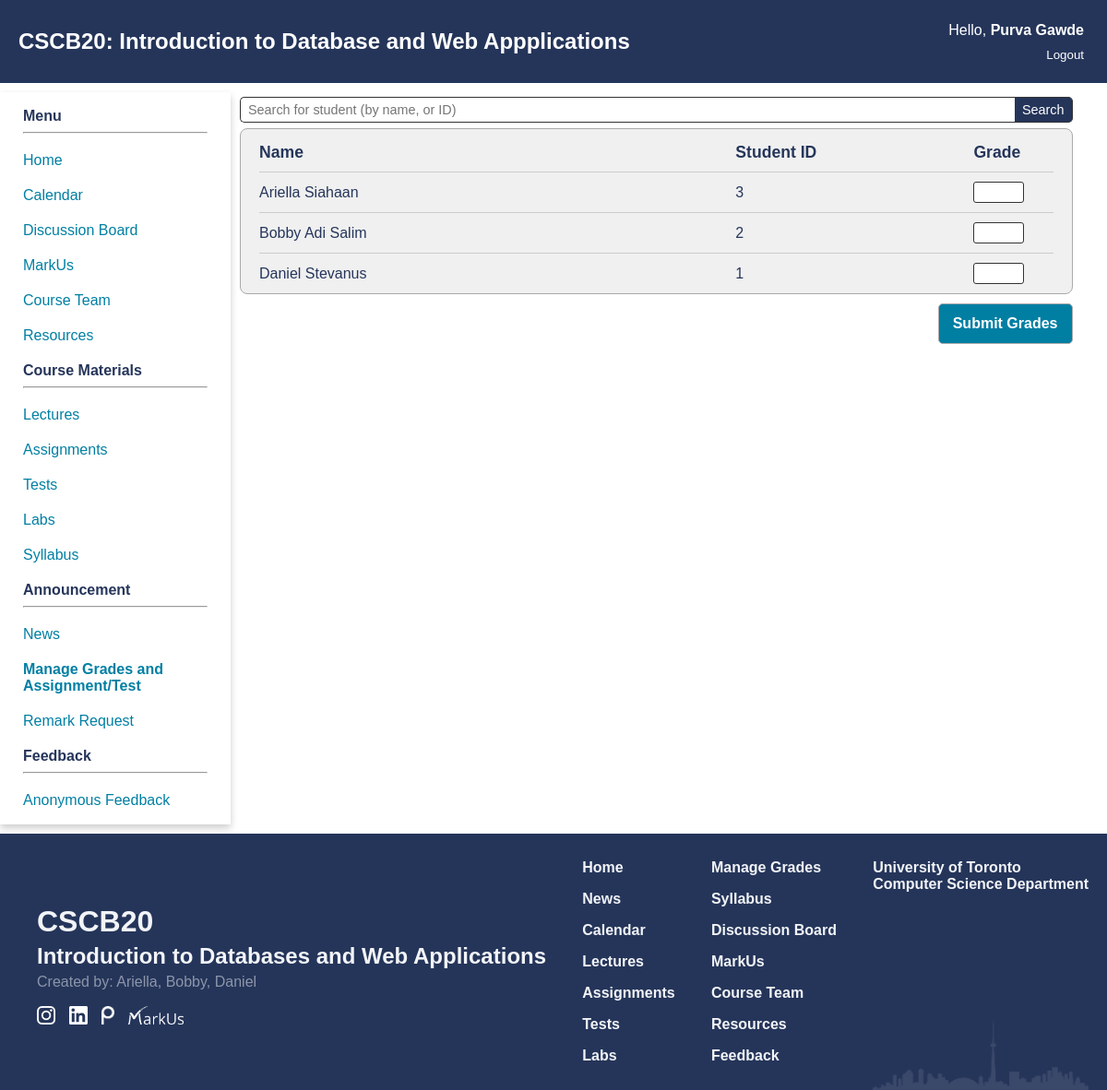
Page /grades/2 (signed in) on the earlier database version.
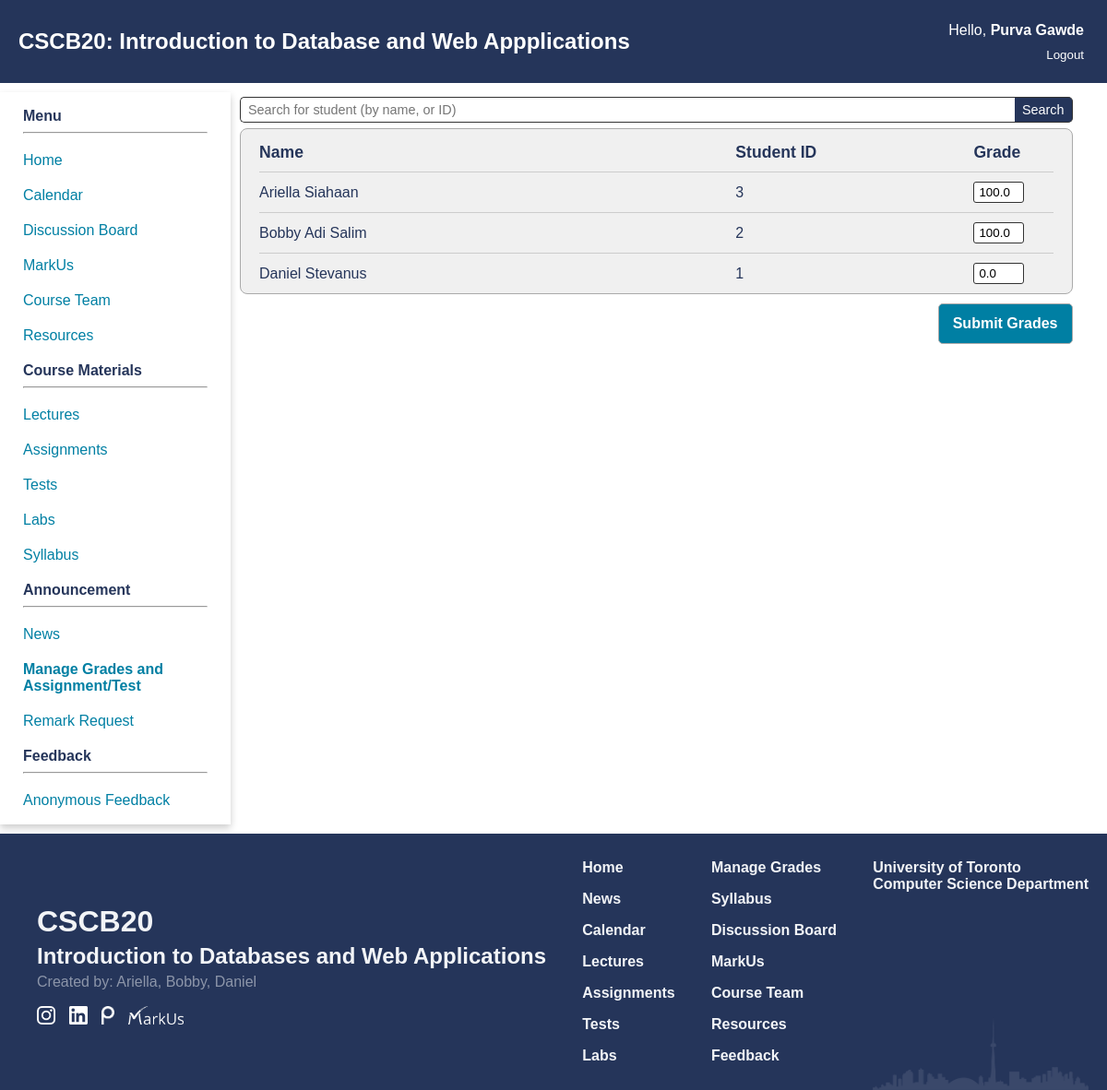
Same page on the later database version.
### app.py (models this page shows)
class Student(db.Model):
    id = db.Column(db.Integer, primary_key = True)
    username = db.Column(db.String(50), unique = True, nullable = False)
    password = db.Column(db.Text, nullable = False)
    name = db.Column(db.String(250), nullable = False)
    date_created = db.Column(db.Date, default = datetime.utcnow)
    grades = db.relationship("Grades", backref = 'student', lazy = True)

class Grades(db.Model):
    id = db.Column(db.Integer, primary_key = True)
    student_id = db.Column(db.Integer, db.ForeignKey('student.id'), nullable = False)
    test_id = db.Column(db.Integer, db.ForeignKey('test.id'), nullable = False)
    grade = db.Column(db.Float, nullable = False)
    remarks = db.relationship("RemarkRequest", backref ='grade', lazy = True)

### app.py (the view, shortened to what this page needs)
@app.route('/grades/<test_id>', methods = ["GET", "POST"])
def edit_grades(test_id):
    if(not isInstructor(session)):
        return redirect('/')
    if(request.method == "GET"):
        grade_id = request.args.get("id")
        search = request.args.get('search')
        if(grade_id):
            lst_student_grades = [Grades.query.filter_by(id = grade_id).first()]
            lst_student = [lst_student_grades[0].student]
        else:
            lst_student_grades = Grades.query.filter_by(test_id = test_id).all()
            lst_student = Student.query.order_by(Student.name.asc()).all()
            if search:
                lst_student = Student.query.order_by(Student.name.asc()).filter(Student.name.like(f"%{search}%")).all()
                lst_student.extend(Student.query.order_by(Student.name.asc()).filter(Student.id.like(f"%{search}%")).all())
        if not search:
            search = ''
        lst_tuple_student_grade = []
        for student in lst_student:
            found = False
            for grade in lst_student_grades:
                if student.id == grade.student.id:
                    found = True
                    lst_tuple_student_grade.append((student, grade.grade))
                    break
            if not found:
                lst_tuple_student_grade.append((student, None))
        return render_template('update_grades.html', search = search, lst_tuple_student_grade = lst_tuple_student_grade, test_id = test_id, grades = True)

### app.py (called while the page is built)
def isInstructor(identity):
    if "auth" in identity and identity["auth"] == 'Instructor':
        return True
    return False

### templates/update_grades.html (shortened to what this page needs)
{% extends 'home_template.html' %}
{% block extra_css %}
<link href="{{ url_for('static', filename='css/update_grades.css') }}" rel="stylesheet" type="text/css">
{% endblock %}
{% block content %}
    <main>
        <form action="/grades/{{ test_id }}" method="get">
            <div class=student-search>
                <input type="text" name="search" placeholder="Search for student (by name, or ID)" value ="{{ search }}">
                <button type="submit">Search</button>
            </div>
        </form>
        <form action="/grades/{{ test_id }}" method="post">
            <div class="grades-container">
                <div class="grades-header student-row">
                    <strong class="student-name">Name</strong>
                    <strong class="student-id">Student ID</strong>
                    <strong class="student-grade">Grade</strong>
                </div>
                {% for student, grade in lst_tuple_student_grade %}
                <div class="student-row">
                    <span class="student-name">{{ student.name }}</span>
                    <span class="student-id">{{ student.id }}</span>
                    <span class="student-grade">
                        <input class="grade-input" type="number" value="{{ grade }}" name="student{{ student.id }}_grade">
                    </span>
                </div>
                {% endfor %}
            </div>
            <div class="add-button-container"><button class="add-button" type="submit">Submit Grades</button></div>
        </form>
    </main>
{% endblock %}

### templates/home_template.html (shortened to what this page needs)
<!DOCTYPE html>
<html lang="en">
<head>
  <link href="{{ url_for('static', filename='css/navbar.css') }}" rel="stylesheet" type="text/css">
  <link href="{{ url_for('static', filename='css/footer.css') }}" rel="stylesheet" type="text/css">
  <link href="{{ url_for('static', filename='css/index.css') }}" rel="stylesheet" type="text/css">
    {% block extra_css %}
    {% endblock %}
</head>
<body id="top">
  <header>
    <div class="header-flex">
      <div class="header-flex-1 title"><a href="/" class="title">CSCB20<span class="big-screen">: Introduction to Database and Web
          Appplications</span></a></div>
        <div class="header-flex-2">
          {% if "auth" in session %}
          <div>Hello, <b>{{ session["name"] }}</b></div>
          <small><div><a href="/logout" style="padding: 0;">Logout</a></div></small>
          {% else %}
          <a href="/login"> Login </a>
          {% endif %}
        </div>
    </div>
  </header>
  <div class="container">
    <nav class="nav-card">
      <div class="card">
        <div class="nav-container">
          <div class ="nav-subtitle">
            <b>Menu</b>
            <hr>
          </div>
          <ul class="nav-list">
            <li> <a href="/" >Home</a></li>
            {% if "auth" in session %}
            <li> <a href="/calendar" >Calendar</a></li>
              <li> <a href="https://piazza.com/class/lqy466htv8g5xb" target="_blank">Discussion Board </a></li>
            <li> <a href="https://markus2.utsc.utoronto.ca/courses/20" target="_blank">MarkUs </a></li>
            <li> <a href="/team" >Course Team </a></li>
          <li> <a href="/resources" >Resources</a></li>
          </ul>
            <div class ="nav-subtitle">
              <b>Course Materials</b>
              <hr>
            </div>
            <ul class ="nav-list">
            <li> <a href="/lectures" >Lectures </a></li>
            <li> <a href="/assignments" >Assignments </a></li>
            <li> <a href="/tests" > Tests </a></li>
            <li> <a href="/labs" >Labs </a></li>
            <li> <a href="{{ url_for('static', filename = 'pdf/mock.pdf' ) }}" target="_blank">Syllabus </a></li>
            </ul>
            <div class ="nav-subtitle">
              <b>Announcement</b>
              <hr>
            </div>
            <ul class="nav-list">
            <li> <a href="/news" >News </a></li>
            {% if "auth" in session and session["auth"] == 'Instructor' %}
            <li> <a href="/grades" {% if grades %}
              style = "font-weight: bold;"
            {% endif %}>Manage Grades and Assignment/Test</a></li>
            {% endif %}
            <li> <a href="/grades/remarks" >Remark Request </a></li>
              <div class ="nav-subtitle">
                <b>Feedback</b>
                <hr>
              </div>
              </ul>
              <ul class="nav-list">
              <li> <a {% if 'auth' in session and session['auth'] == 'Instructor' %}
                href="/feedback?page=1&per_page=5"
                {% else %}
                href="/feedback"
                {% endif %}
              >Anonymous Feedback </a></li>
            {% endif %}
          </ul>
        </div>
      </div>
    </nav>
    {% block content %}
    {% endblock %}
    <footer class="footer">
      <div class="footer-1">
        <div class="footer-heading" style="font-size: 2rem;">CSCB20</div>
        <div class="footer-heading" style="font-size: 1.5rem;">Introduction to Databases and Web Applications</div>
        <div style="font-weight: 500; opacity: 50%;">Created by:
          <a href="https://www.linkedin.com/in/ariellasiahaan/" target="_blank">Ariella,</a>
          <a href="https://www.linkedin.com/in/bobby-adi-salim/" target="_blank">Bobby,</a>
          <a href="https://www.linkedin.com/in/danielstevanus/" target="_blank">Daniel</a>
        </div>
        <div class="icons">
          <a href="https://www.instagram.com/utsccms/" target="_blank"><img src="{{ url_for('static', filename = 'images/Instagram_Glyph_White.png' ) }} "
              alt="I" style="height:20px"></a>
          <a href="https://www.linkedin.com/company/utsccms/" target="_blank"><img src="{{ url_for('static', filename = 'images/linkedin.png' ) }} " alt="M"
              style="height:20px"></a>
          <a href="https://piazza.com/class/lqy466htv8g5xb" target="_blank"><img src="{{ url_for('static', filename = 'images/piazza.png' ) }} " alt="P"
              style="height:20px"></a>
          <a href="https://markus2.utsc.utoronto.ca/courses/20/assignments" target="_blank"><img src="{{ url_for('static', filename = 'images/markus.png' ) }} "
              alt="M" style="height:20px"></a>
        </div>
      </div>
      <div class="footer-2 links">
        <div class="navigation">
          <div><a href="/">Home</a></div>
          <div><a href="/news">News</a></div>
          <div><a href="/calendar">Calendar</a></div>
          <div><a href="/lectures">Lectures</a></div>
          <div><a href="/assignments">Assignments</a></div>
          <div><a href="/tests">Tests</a></div>
          <div><a href="/labs">Labs</a></div>
        </div>
      </div>
      <div class="footer-3 links">
        <div class="navigation">
          {% if "auth" in session and session["auth"] == "Instructor" %}
            <div><a href="/grades">Manage Grades</a></div>
          {% endif %}
          <div><a href="{{ url_for('static', filename = 'pdf/mock.pdf' ) }}">Syllabus</a></div>
          <div><a href="https://piazza.com/class/lqy466htv8g5xb" target="_blank">Discussion Board</a></div>
          <div><a href="https://markus2.utsc.utoronto.ca/courses/20/assignments" target="_blank">MarkUs</a></div>
          <div><a href="/team">Course Team</a></div>
          <div><a href="/resources">Resources</a></div>
          <div><a href="/feedback">Feedback</a></div>
        </div>
      </div>
      <div class="footer-4">
        <nav class="navigation">
          <div><a href="https://web.cs.toronto.edu/about/our-department" target="_blank">University of Toronto <br>
              Computer Science Department</a></div>
        </nav>
      </div>
    </footer>
  </div>
</body>
</html>

### static/css/navbar.css (style rules this page uses)
:root { --primary_color: #25355A; --secondary_color: #007FA3; --phone_size: 600px; }
body { margin: 0; padding: 0; font-family: Arial, sans-serif; }
main { grid-area: content; padding: 20px; padding: 0px 10px 0px 10px; width: 95%; }
footer { grid-area: footer; background-color: #333; color: #fff; padding: 10px; }
header { position: sticky; top:0; left:0; grid-area: header; background-color: var(--primary_color); padding: 10px 10px 10px 20px; z-index: 10000; height: 70px; margin-bottom: 10px; }
header .title { font-size: 24px; font-weight: 600; color: #FFFFFF; text-decoration: none; }
.header-flex { display: flex; height: 100%; align-items: center; }
.header-flex-1 { flex-grow: 1; padding-right: 40px; }
.header-flex-2 { display: flex; flex-direction: column; align-items: flex-end; align-content: center; justify-content: center; text-align: right; padding-right: 15px; }
.header-flex-2 a , .header-flex-2 div { color: white; text-decoration: none; background-image: linear-gradient( to right, #54b3d6 50%, white 50% ); background-size: 200% 100%; background-position: -100%; display: inline-block; padding: 5px 0; position: relative; background-clip: text; -webkit-background-clip: text; -webkit-text-fill-color: transparent; transition: all 0.3s ease-in-out; }
.header-flex-2 a:before { content: ''; background: white; display: block; position: absolute; bottom: -3px; left: 0; width: 0; height: 3px; transition: all 0.3s ease-in-out; }
@media (min-width: 800px) { .container { display: grid; grid-template-areas: "header header header" "menu content content" "footer footer footer"; grid-template-rows: auto 1fr auto; grid-template-columns: 250px auto; min-height: 100vh; } }
nav { width: 100%; grid-area: menu; }
nav .card { height: 100%; width: 100%; box-shadow: 0 4px 8px 0 rgba(0,0,0,0.2); transition: 0.3s; width: 100%; }
.nav-container { padding: 2px 25px; }
nav ul { list-style-type: none; padding: 0; margin: 0; }
nav li { margin-left: 0; margin-top: 10px; margin-bottom: 10px; }
.nav-list a { background-image: linear-gradient( to right, #54b3d6, #54b3d6 50%, #007FA3 50% ); background-size: 200% 100%; background-position: -100%; display: inline-block; padding: 5px 0; position: relative; background-clip: text; -webkit-background-clip: text; -webkit-text-fill-color: transparent; transition: all 0.3s ease-in-out; }
.nav-list a:before { content: ''; background: #54b3d6; display: block; position: absolute; bottom: -3px; left: 0; width: 0; height: 3px; transition: all 0.3s ease-in-out; }
.nav-subtitle { margin: 15px 0px 15px 0px }

### static/css/footer.css (style rules this page uses)
@media (min-width: 800px) { .footer { display: flex; justify-content: space-between; background-color: #25355A; color: #F2F4F7; padding: 20px 20px 0 20px; font-family: Arial, Helvetica, sans-serif; } }
@media (min-width: 800px) { .footer-4 { background-image: url("../images/toronto-b.png"); background-size: contain; background-repeat: no-repeat; background-position: center bottom; } }
@media (min-width: 800px) { .links { padding-left: 30px; padding-bottom: 20px; } }
@media (min-width: 800px) { .footer-1 { align-self: center; margin-left: 20px; } }
footer { margin-top: 10px; }
.footer-heading { font-weight: bold; margin: 5px 0; }
.footer a { color: #F2F4F7; text-decoration: none; }
.footer-3 { padding-right: 30px; }
.icons { margin: 15px 0; display: flex; }
.icons img { margin: 2px 15px 0 0; }
.navigation { display: flex; flex-direction: column; font-weight: bold; }
.navigation div { margin: 8px 0; }

### static/css/index.css (style rules this page uses)
:root { --primary_color: #25355A; --secondary_color: #007FA3; }
body { background-color: #FFFFFF; color: var(--primary_color); font-family: Geneva, Arial, Helvetica, sans-serif; }

Differences in the rows shown:
no longer on this page (row unchanged): Student: name "Ariella Siahaan", id "3"
no longer on this page (row unchanged): Student: name "Bobby Adi Salim", id "2"
no longer on this page (row unchanged): Student: name "Daniel Stevanus", id "1"
added Grades: name "Ariella Siahaan", id "3", grade "100.0"
added Grades: name "Bobby Adi Salim", id "2", grade "100.0"
added Grades: name "Daniel Stevanus", id "1", grade "0.0"
